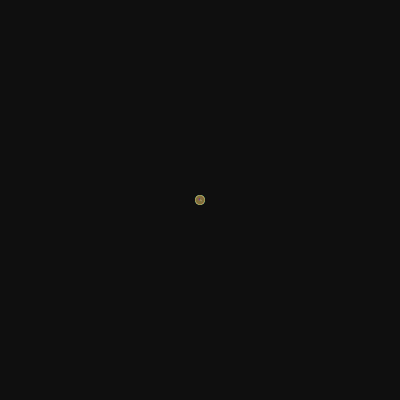
Frame 1 (no input)
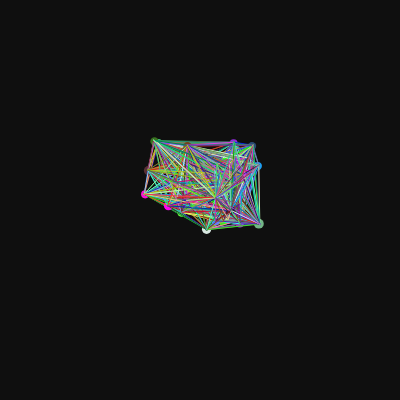
Frame 60 (no input)
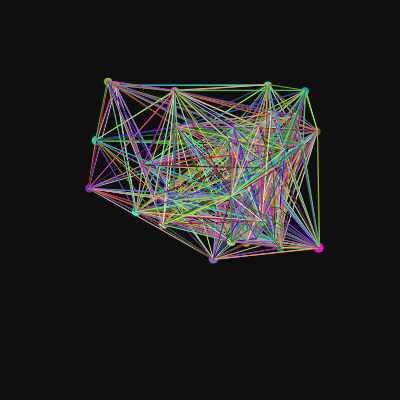
Frame 120 (the mouse pressed at the canvas centre since frame 60)

The p5.js sketch that drew these frames (run headless with seeded random() and noise() and a simulated clock; from frame 60 on, the mouse is pressed at the canvas centre):

// p5.js sketch
// ── sketch.js
class Particle {
  constructor(){
    this.x = random(200,width/2);
    this.y = random(200,height/2);
    this.r = random(10,8);
    this.xSpeed = random(-1,1);
    this.ySpeed = random(-1,0.5);
  }


  createParticle() {
    noStroke();
    fill(random(255),random(255),random(255));
    circle(this.x,this.y,this.r);
  }


  moveParticle() {
    if(this.x < 4 || this.x > width)
      this.xSpeed*=-1;
    if(this.y < 4 || this.y > height)
      this.ySpeed*=-1;
    this.x+=this.xSpeed;
    this.y+=this.ySpeed;
  }

  joinParticles(paraticles) {
    particles.forEach(element =>{
      let dis = dist(this.x,this.y,element.x,element.y);
      if(dis<155) {
        stroke(random(255),random(255),random(255));
        line(this.x,this.y,element.x,element.y);
         }
    });
  }
}

let particles = [];

function setup() {
  createCanvas(400, 400);
  for(let i = 0;i<width/10;i++){
    particles.push(new Particle());
  }
}

function draw() {
  background('#0f0f0f');
  for(let i = 0;i<particles.length;i++) {
    particles[i].createParticle();
    particles[i].moveParticle();
   particles[i].joinParticles(particles.slice(i));
  }
}
